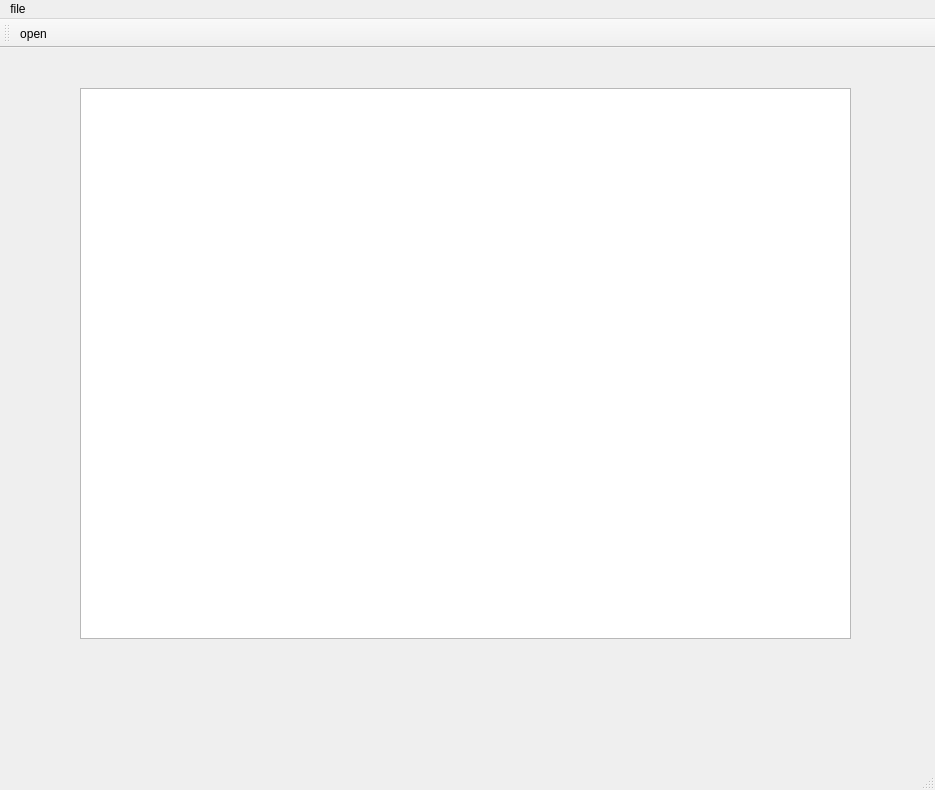
<?xml version="1.0" encoding="UTF-8"?>
<ui version="4.0">
 <class>MainWindow</class>
 <widget class="QMainWindow" name="MainWindow">
  <property name="geometry">
   <rect>
    <x>0</x>
    <y>0</y>
    <width>935</width>
    <height>790</height>
   </rect>
  </property>
  <property name="windowTitle">
   <string>MainWindow</string>
  </property>
  <widget class="QWidget" name="centralWidget">
   <widget class="QTextEdit" name="textEdit">
    <property name="geometry">
     <rect>
      <x>80</x>
      <y>40</y>
      <width>771</width>
      <height>551</height>
     </rect>
    </property>
   </widget>
  </widget>
  <widget class="QMenuBar" name="menuBar">
   <property name="geometry">
    <rect>
     <x>0</x>
     <y>0</y>
     <width>935</width>
     <height>34</height>
    </rect>
   </property>
   <widget class="QMenu" name="menuFile">
    <property name="title">
     <string>file</string>
    </property>
    <addaction name="open"/>
    <addaction name="actionSize"/>
    <addaction name="Clour"/>
   </widget>
   <addaction name="menuFile"/>
  </widget>
  <widget class="QToolBar" name="mainToolBar">
   <attribute name="toolBarArea">
    <enum>TopToolBarArea</enum>
   </attribute>
   <attribute name="toolBarBreak">
    <bool>false</bool>
   </attribute>
   <addaction name="open"/>
  </widget>
  <widget class="QStatusBar" name="statusBar"/>
  <action name="open">
   <property name="icon">
    <iconset resource="rc.qrc">
     <normaloff>:/rc/open.ico</normaloff>:/rc/open.ico</iconset>
   </property>
   <property name="text">
    <string>open</string>
   </property>
   <property name="shortcut">
    <string>Ctrl+O</string>
   </property>
  </action>
  <action name="actionSize">
   <property name="icon">
    <iconset resource="rc.qrc">
     <normaloff>:/rc/2.ico</normaloff>:/rc/2.ico</iconset>
   </property>
   <property name="text">
    <string>FlontSize</string>
   </property>
   <property name="shortcut">
    <string>Ctrl+Z</string>
   </property>
  </action>
  <action name="Clour">
   <property name="icon">
    <iconset resource="rc.qrc">
     <normaloff>:/rc/2.ico</normaloff>:/rc/2.ico</iconset>
   </property>
   <property name="text">
    <string>clour</string>
   </property>
  </action>
 </widget>
 <layoutdefault spacing="6" margin="11"/>
 <resources>
  <include location="rc.qrc"/>
 </resources>
 <connections/>
</ui>
